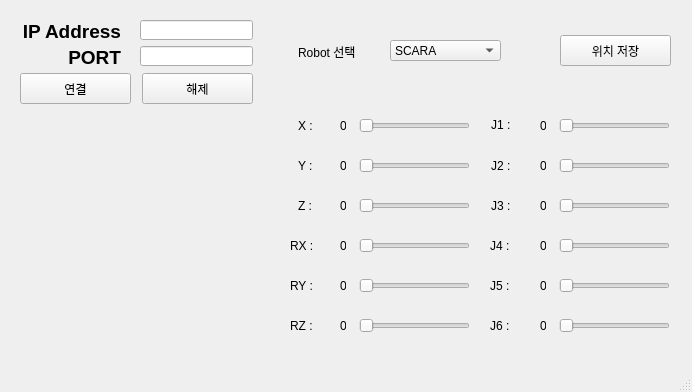
<?xml version="1.0" encoding="UTF-8"?>
<ui version="4.0">
 <class>MainWindow</class>
 <widget class="QMainWindow" name="MainWindow">
  <property name="geometry">
   <rect>
    <x>0</x>
    <y>0</y>
    <width>692</width>
    <height>392</height>
   </rect>
  </property>
  <property name="windowTitle">
   <string>MainWindow</string>
  </property>
  <widget class="QWidget" name="centralwidget">
   <widget class="QLabel" name="label_IP">
    <property name="geometry">
     <rect>
      <x>20</x>
      <y>20</y>
      <width>101</width>
      <height>21</height>
     </rect>
    </property>
    <property name="lineWidth">
     <number>1</number>
    </property>
    <property name="text">
     <string>&lt;html&gt;&lt;head/&gt;&lt;body&gt;&lt;p align=&quot;right&quot;&gt;&lt;span style=&quot; font-size:14pt; font-weight:600;&quot;&gt;IP Address&lt;/span&gt;&lt;/p&gt;&lt;/body&gt;&lt;/html&gt;</string>
    </property>
    <property name="scaledContents">
     <bool>false</bool>
    </property>
    <property name="margin">
     <number>0</number>
    </property>
    <property name="openExternalLinks">
     <bool>false</bool>
    </property>
   </widget>
   <widget class="QLabel" name="label_port">
    <property name="geometry">
     <rect>
      <x>20</x>
      <y>46</y>
      <width>101</width>
      <height>21</height>
     </rect>
    </property>
    <property name="text">
     <string>&lt;html&gt;&lt;head/&gt;&lt;body&gt;&lt;p align=&quot;right&quot;&gt;&lt;span style=&quot; font-size:14pt; font-weight:600;&quot;&gt;PORT&lt;/span&gt;&lt;/p&gt;&lt;/body&gt;&lt;/html&gt;</string>
    </property>
   </widget>
   <widget class="QLineEdit" name="lineEdit_IP">
    <property name="geometry">
     <rect>
      <x>140</x>
      <y>20</y>
      <width>113</width>
      <height>20</height>
     </rect>
    </property>
   </widget>
   <widget class="QLineEdit" name="lineEdit_PORT">
    <property name="geometry">
     <rect>
      <x>140</x>
      <y>46</y>
      <width>113</width>
      <height>20</height>
     </rect>
    </property>
   </widget>
   <widget class="QPushButton" name="pb_Conn">
    <property name="geometry">
     <rect>
      <x>20</x>
      <y>73</y>
      <width>111</width>
      <height>31</height>
     </rect>
    </property>
    <property name="text">
     <string>연결</string>
    </property>
   </widget>
   <widget class="QPushButton" name="pB_Disconn">
    <property name="geometry">
     <rect>
      <x>142</x>
      <y>73</y>
      <width>111</width>
      <height>31</height>
     </rect>
    </property>
    <property name="text">
     <string>해제</string>
    </property>
   </widget>
   <widget class="QSlider" name="slider_X">
    <property name="geometry">
     <rect>
      <x>359</x>
      <y>115</y>
      <width>111</width>
      <height>22</height>
     </rect>
    </property>
    <property name="orientation">
     <enum>Qt::Horizontal</enum>
    </property>
   </widget>
   <widget class="QSlider" name="slider_Y">
    <property name="geometry">
     <rect>
      <x>359</x>
      <y>155</y>
      <width>111</width>
      <height>22</height>
     </rect>
    </property>
    <property name="orientation">
     <enum>Qt::Horizontal</enum>
    </property>
   </widget>
   <widget class="QSlider" name="slider_Z">
    <property name="geometry">
     <rect>
      <x>359</x>
      <y>195</y>
      <width>111</width>
      <height>22</height>
     </rect>
    </property>
    <property name="orientation">
     <enum>Qt::Horizontal</enum>
    </property>
   </widget>
   <widget class="QSlider" name="slider_RX">
    <property name="geometry">
     <rect>
      <x>359</x>
      <y>235</y>
      <width>111</width>
      <height>22</height>
     </rect>
    </property>
    <property name="orientation">
     <enum>Qt::Horizontal</enum>
    </property>
   </widget>
   <widget class="QSlider" name="slider_RY">
    <property name="geometry">
     <rect>
      <x>359</x>
      <y>275</y>
      <width>111</width>
      <height>22</height>
     </rect>
    </property>
    <property name="orientation">
     <enum>Qt::Horizontal</enum>
    </property>
   </widget>
   <widget class="QSlider" name="slider_RZ">
    <property name="geometry">
     <rect>
      <x>359</x>
      <y>315</y>
      <width>111</width>
      <height>22</height>
     </rect>
    </property>
    <property name="orientation">
     <enum>Qt::Horizontal</enum>
    </property>
   </widget>
   <widget class="QSlider" name="slider_J5">
    <property name="geometry">
     <rect>
      <x>559</x>
      <y>275</y>
      <width>111</width>
      <height>22</height>
     </rect>
    </property>
    <property name="orientation">
     <enum>Qt::Horizontal</enum>
    </property>
   </widget>
   <widget class="QSlider" name="slider_J2">
    <property name="geometry">
     <rect>
      <x>559</x>
      <y>155</y>
      <width>111</width>
      <height>22</height>
     </rect>
    </property>
    <property name="orientation">
     <enum>Qt::Horizontal</enum>
    </property>
   </widget>
   <widget class="QSlider" name="slider_J4">
    <property name="geometry">
     <rect>
      <x>559</x>
      <y>235</y>
      <width>111</width>
      <height>22</height>
     </rect>
    </property>
    <property name="orientation">
     <enum>Qt::Horizontal</enum>
    </property>
   </widget>
   <widget class="QSlider" name="slider_J1">
    <property name="geometry">
     <rect>
      <x>559</x>
      <y>115</y>
      <width>111</width>
      <height>22</height>
     </rect>
    </property>
    <property name="orientation">
     <enum>Qt::Horizontal</enum>
    </property>
   </widget>
   <widget class="QSlider" name="slider_J3">
    <property name="geometry">
     <rect>
      <x>559</x>
      <y>195</y>
      <width>111</width>
      <height>22</height>
     </rect>
    </property>
    <property name="orientation">
     <enum>Qt::Horizontal</enum>
    </property>
   </widget>
   <widget class="QSlider" name="slider_J6">
    <property name="geometry">
     <rect>
      <x>559</x>
      <y>315</y>
      <width>111</width>
      <height>22</height>
     </rect>
    </property>
    <property name="orientation">
     <enum>Qt::Horizontal</enum>
    </property>
   </widget>
   <widget class="QComboBox" name="comboBox_Robot">
    <property name="geometry">
     <rect>
      <x>390</x>
      <y>40</y>
      <width>111</width>
      <height>21</height>
     </rect>
    </property>
    <item>
     <property name="text">
      <string>SCARA</string>
     </property>
    </item>
    <item>
     <property name="text">
      <string>UR5</string>
     </property>
    </item>
   </widget>
   <widget class="QPushButton" name="pB_Queuepos">
    <property name="geometry">
     <rect>
      <x>560</x>
      <y>35</y>
      <width>111</width>
      <height>31</height>
     </rect>
    </property>
    <property name="text">
     <string>위치 저장</string>
    </property>
   </widget>
   <widget class="QLabel" name="label">
    <property name="geometry">
     <rect>
      <x>298</x>
      <y>120</y>
      <width>16</width>
      <height>12</height>
     </rect>
    </property>
    <property name="text">
     <string>X :</string>
    </property>
   </widget>
   <widget class="QLabel" name="label_2">
    <property name="geometry">
     <rect>
      <x>298</x>
      <y>160</y>
      <width>16</width>
      <height>12</height>
     </rect>
    </property>
    <property name="text">
     <string>Y :</string>
    </property>
   </widget>
   <widget class="QLabel" name="label_3">
    <property name="geometry">
     <rect>
      <x>298</x>
      <y>200</y>
      <width>16</width>
      <height>12</height>
     </rect>
    </property>
    <property name="text">
     <string>Z :</string>
    </property>
   </widget>
   <widget class="QLabel" name="label_4">
    <property name="geometry">
     <rect>
      <x>290</x>
      <y>320</y>
      <width>24</width>
      <height>12</height>
     </rect>
    </property>
    <property name="text">
     <string>RZ :</string>
    </property>
   </widget>
   <widget class="QLabel" name="label_5">
    <property name="geometry">
     <rect>
      <x>290</x>
      <y>280</y>
      <width>24</width>
      <height>12</height>
     </rect>
    </property>
    <property name="text">
     <string>RY :</string>
    </property>
   </widget>
   <widget class="QLabel" name="label_6">
    <property name="geometry">
     <rect>
      <x>290</x>
      <y>240</y>
      <width>24</width>
      <height>12</height>
     </rect>
    </property>
    <property name="text">
     <string>RX :</string>
    </property>
   </widget>
   <widget class="QLabel" name="label_7">
    <property name="geometry">
     <rect>
      <x>491</x>
      <y>196</y>
      <width>21</width>
      <height>20</height>
     </rect>
    </property>
    <property name="text">
     <string>J3 :</string>
    </property>
   </widget>
   <widget class="QLabel" name="label_8">
    <property name="geometry">
     <rect>
      <x>490</x>
      <y>240</y>
      <width>24</width>
      <height>12</height>
     </rect>
    </property>
    <property name="text">
     <string>J4 :</string>
    </property>
   </widget>
   <widget class="QLabel" name="label_9">
    <property name="geometry">
     <rect>
      <x>491</x>
      <y>156</y>
      <width>21</width>
      <height>20</height>
     </rect>
    </property>
    <property name="text">
     <string>J2 :</string>
    </property>
   </widget>
   <widget class="QLabel" name="label_10">
    <property name="geometry">
     <rect>
      <x>491</x>
      <y>115</y>
      <width>21</width>
      <height>20</height>
     </rect>
    </property>
    <property name="text">
     <string>J1 :</string>
    </property>
   </widget>
   <widget class="QLabel" name="label_11">
    <property name="geometry">
     <rect>
      <x>490</x>
      <y>280</y>
      <width>24</width>
      <height>12</height>
     </rect>
    </property>
    <property name="text">
     <string>J5 :</string>
    </property>
   </widget>
   <widget class="QLabel" name="label_12">
    <property name="geometry">
     <rect>
      <x>490</x>
      <y>320</y>
      <width>24</width>
      <height>12</height>
     </rect>
    </property>
    <property name="text">
     <string>J6 :</string>
    </property>
   </widget>
   <widget class="QLabel" name="label_13">
    <property name="geometry">
     <rect>
      <x>298</x>
      <y>46</y>
      <width>60</width>
      <height>12</height>
     </rect>
    </property>
    <property name="text">
     <string>Robot 선택</string>
    </property>
   </widget>
   <widget class="QLabel" name="label_14">
    <property name="geometry">
     <rect>
      <x>340</x>
      <y>200</y>
      <width>6</width>
      <height>12</height>
     </rect>
    </property>
    <property name="text">
     <string>0</string>
    </property>
   </widget>
   <widget class="QLabel" name="label_15">
    <property name="geometry">
     <rect>
      <x>340</x>
      <y>240</y>
      <width>6</width>
      <height>12</height>
     </rect>
    </property>
    <property name="text">
     <string>0</string>
    </property>
   </widget>
   <widget class="QLabel" name="label_16">
    <property name="geometry">
     <rect>
      <x>340</x>
      <y>160</y>
      <width>6</width>
      <height>12</height>
     </rect>
    </property>
    <property name="text">
     <string>0</string>
    </property>
   </widget>
   <widget class="QLabel" name="label_17">
    <property name="geometry">
     <rect>
      <x>340</x>
      <y>120</y>
      <width>6</width>
      <height>12</height>
     </rect>
    </property>
    <property name="text">
     <string>0</string>
    </property>
   </widget>
   <widget class="QLabel" name="label_18">
    <property name="geometry">
     <rect>
      <x>340</x>
      <y>320</y>
      <width>6</width>
      <height>12</height>
     </rect>
    </property>
    <property name="text">
     <string>0</string>
    </property>
   </widget>
   <widget class="QLabel" name="label_19">
    <property name="geometry">
     <rect>
      <x>340</x>
      <y>280</y>
      <width>6</width>
      <height>12</height>
     </rect>
    </property>
    <property name="text">
     <string>0</string>
    </property>
   </widget>
   <widget class="QLabel" name="label_20">
    <property name="geometry">
     <rect>
      <x>540</x>
      <y>200</y>
      <width>6</width>
      <height>12</height>
     </rect>
    </property>
    <property name="text">
     <string>0</string>
    </property>
   </widget>
   <widget class="QLabel" name="label_21">
    <property name="geometry">
     <rect>
      <x>540</x>
      <y>320</y>
      <width>6</width>
      <height>12</height>
     </rect>
    </property>
    <property name="text">
     <string>0</string>
    </property>
   </widget>
   <widget class="QLabel" name="label_22">
    <property name="geometry">
     <rect>
      <x>540</x>
      <y>280</y>
      <width>6</width>
      <height>12</height>
     </rect>
    </property>
    <property name="text">
     <string>0</string>
    </property>
   </widget>
   <widget class="QLabel" name="label_23">
    <property name="geometry">
     <rect>
      <x>540</x>
      <y>160</y>
      <width>6</width>
      <height>12</height>
     </rect>
    </property>
    <property name="text">
     <string>0</string>
    </property>
   </widget>
   <widget class="QLabel" name="label_24">
    <property name="geometry">
     <rect>
      <x>540</x>
      <y>120</y>
      <width>6</width>
      <height>12</height>
     </rect>
    </property>
    <property name="text">
     <string>0</string>
    </property>
   </widget>
   <widget class="QLabel" name="label_25">
    <property name="geometry">
     <rect>
      <x>540</x>
      <y>240</y>
      <width>6</width>
      <height>12</height>
     </rect>
    </property>
    <property name="text">
     <string>0</string>
    </property>
   </widget>
  </widget>
  <widget class="QMenuBar" name="menubar">
   <property name="geometry">
    <rect>
     <x>0</x>
     <y>0</y>
     <width>692</width>
     <height>21</height>
    </rect>
   </property>
  </widget>
  <widget class="QStatusBar" name="statusbar"/>
 </widget>
 <resources/>
 <connections/>
</ui>
